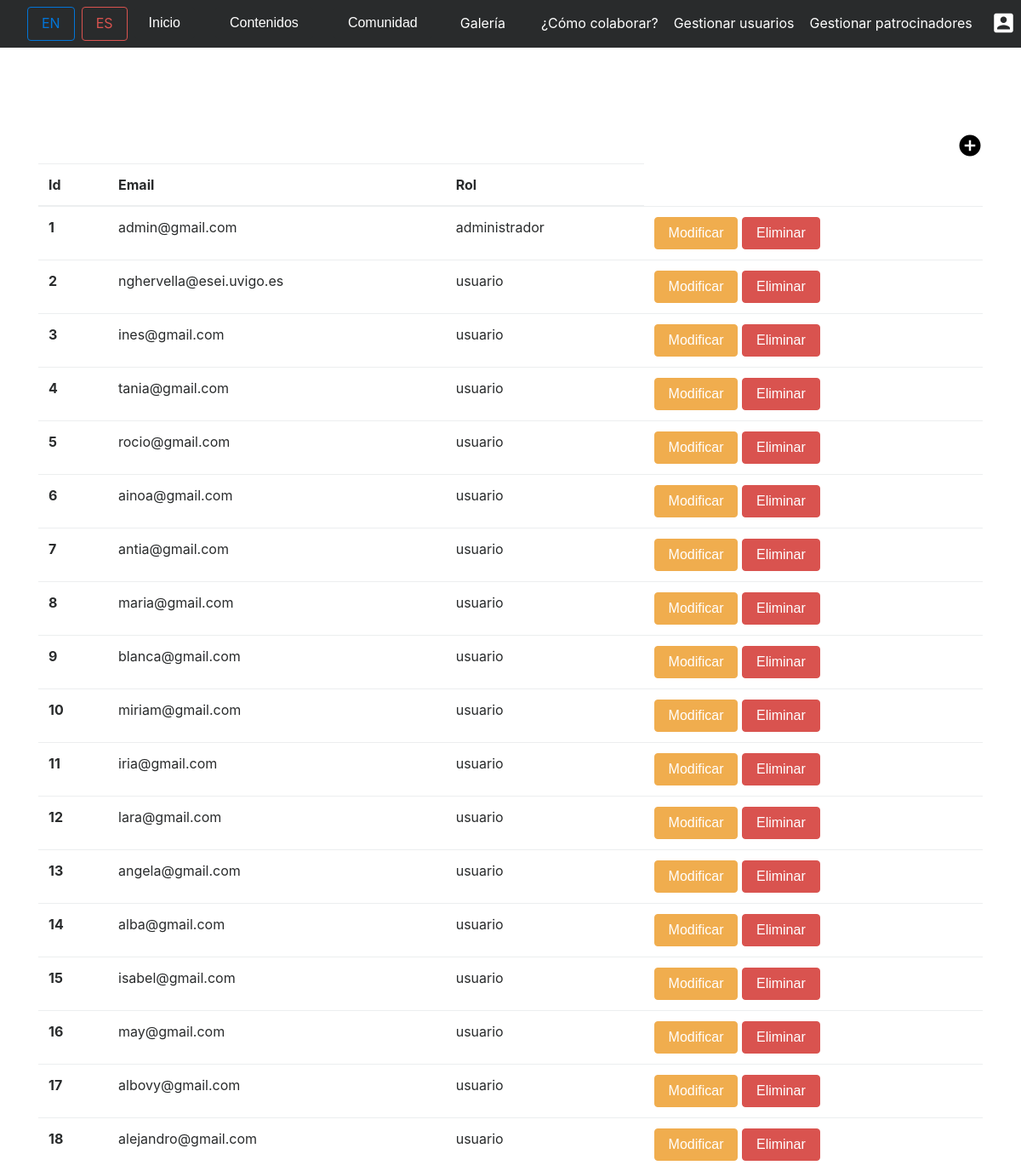
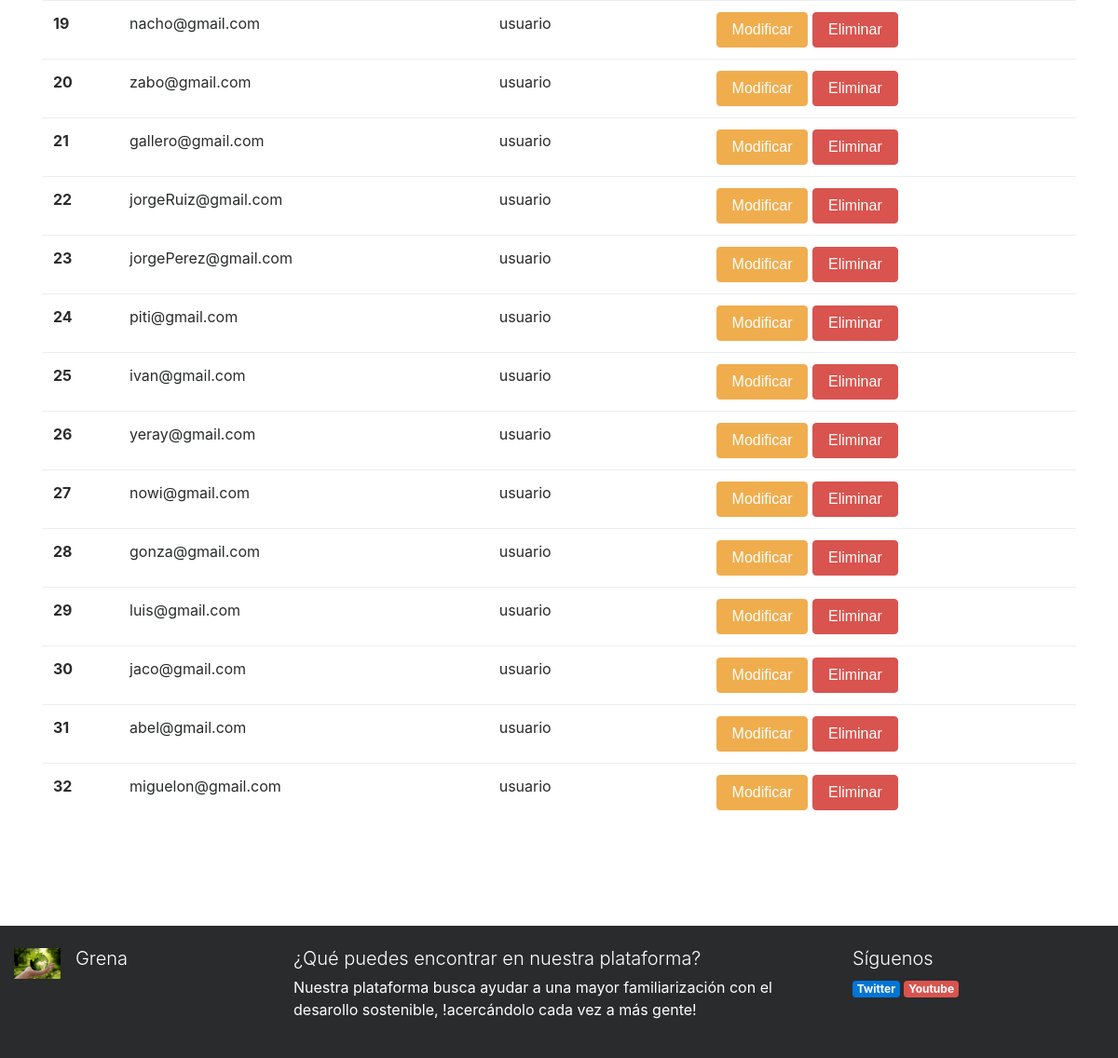
The page /index.php?controller=users&action=showall (signed in) on the database its author committed (2 pictures, top to bottom).
### tables this page shows
CREATE TABLE IF NOT EXISTS USUARIO(
		ID_USUARIO INT(10) AUTO_INCREMENT,
		USERNAME VARCHAR(255) NOT NULL UNIQUE,
		DNI VARCHAR(255) NOT NULL UNIQUE,
		TELEFONO VARCHAR(255) NOT NULL UNIQUE, 
		EMAIL VARCHAR(255) NOT NULL UNIQUE,
		DIRECCION VARCHAR(255) NOT NULL,
		GENERO ENUM("mujer","hombre") ,
		PASSWD VARCHAR(255) NOT NULL,
		ROL ENUM("usuario","administrador") DEFAULT "usuario",
		
		CONSTRAINT PK_USUARIO PRIMARY KEY(ID_USUARIO)

	);

### core/ViewManager.php (called while the page is built, shortened)
<?php
class ViewManager {
	private $variables = array();
	public function setVariable($varname, $value, $flash=false) {
		$this->variables[$varname] = $value;
	}
	public function getVariable($varname, $default=NULL) {
		if (!isset($this->variables[$varname])) {
			return $default;
		}
		return $this->variables[$varname];
	}
	public function render($controller, $viewname) {
		include(__DIR__."/../view/$controller/$viewname.php");
	}
	private static $viewmanager_singleton = NULL;
	public static function getInstance() {
		if (self::$viewmanager_singleton == null) {
			self::$viewmanager_singleton = new ViewManager();
		}
		return self::$viewmanager_singleton;
	}
}

### controller/UsersController.php (called while the page is built, shortened)
<?php
require_once(__DIR__."/../core/ViewManager.php");
require_once(__DIR__."/../core/I18n.php");
require_once(__DIR__."/../model/User.php");
require_once(__DIR__."/../model/UserMapper.php");
class UsersController extends BaseController {
	private $userMapper;
	public function __construct() {
		$this->userMapper = new UserMapper();
		$this->view->setLayout("default");
	}
	public function showAll() {
		$usuarios = $this->userMapper->findAll();
		$this->view->setVariable("usuarios", $usuarios);
		$this->view->render("users", "showall");
	}
}

### index.php (called while the page is built, shortened)
<?php
function run() {
	try {
		$controller = loadController($_GET["controller"]);
		$actionName = $_GET["action"];
		$controller->$actionName();
	} catch(Exception $ex) {
		die("An exception occured!!!!!".$ex->getMessage());
	}
}
function loadController($controllerName) {
	return new $controllerClassName();
}
run();
?>

### model/User.php (called while the page is built, shortened)
<?php
class User {
	private $id;
	private $email;
	private $rol;
	public function __construct($id=NULL,$username=NULL, $dni=NULL,$telefono=NULL,$email=NULL,$direccion=NULL,$genero=NULL,$passwd=NULL,$rol=NULL) {
		$this->id = $id;
		$this->email = $email;
		$this->rol = $rol;
	}
	public function getId() {
		return $this->id;
	}
	public function getEmail() {
		return $this->email;
	}
	public function getRol() {
		return $this->rol;
	}
}

### model/UserMapper.php (called while the page is built, shortened)
<?php
require_once(__DIR__."/../core/PDOConnection.php");
class UserMapper {
	private $db;
	public function __construct() {
		$this->db = PDOConnection::getInstance();
	}
	public function findAll() {
		$stmt = $this->db->query("SELECT * FROM USUARIO");
		$usuario_db = $stmt->fetchAll(PDO::FETCH_ASSOC);
		$usuarios = array();
		foreach ($usuario_db as $usuario) {
			array_push($usuarios, new User($usuario["ID_USUARIO"],
			$usuario["USERNAME"],
			$usuario["DNI"],
			$usuario["TELEFONO"],
			$usuario["EMAIL"],
			$usuario["DIRECCION"],
			$usuario["GENERO"],
			$usuario["PASSWD"],
			$usuario["ROL"]));
		}
		return $usuarios;
	}
}

### core/PDOConnection.php (called while the page is built)
<?php
class PDOConnection {
	private static $dbhost = "127.0.0.1";
	private static $dbname = "GRENA";
	private static $dbuser = "grena";
	private static $dbpass = "grena21";
	private static $db_singleton = null;
	public static function getInstance() {
		if (self::$db_singleton == null) {
			self::$db_singleton = new PDO(
			"mysql:host=".self::$dbhost.";dbname=".self::$dbname.";charset=utf8",
			self::$dbuser,
			self::$dbpass,
			array(
				PDO::ATTR_EMULATE_PREPARES => false,
				PDO::ATTR_ERRMODE => PDO::ERRMODE_EXCEPTION
			)
		);
	}
	return self::$db_singleton;
}
}
?>

### core/I18n.php (called while the page is built, shortened)
<?php
class I18n {
	private $messages;
	public function i18n($key) {
		if (isset($this->messages[$key])){
			return $this->messages[$key];
		}else{
			return $key;
		}
	}
	private static $i18n_singleton = null;
	public static function getInstance() {
		if (self::$i18n_singleton == NULL) {
			self::$i18n_singleton = new I18n();
		}
		return self::$i18n_singleton;
	}
}
function i18n($key) {
	return I18n::getInstance()->i18n($key);
}

### view/users/showall.php (the view, shortened to what this page needs)
<?php
require_once(__DIR__."/../../core/ViewManager.php");
$view = ViewManager::getInstance();
$usuarios = $view->getVariable("usuarios");
$x=0;
 ?>
<section class="container my-5 py-5">
<div class ="algright">
      <a  href="index.php?controller=users&amp;action=add"><i class="ml-2 mt-1 black  material-icons signup">add_circle</i> </a> </div>
<table class="table table-hover   ">
  <thead>
    <tr>
      <th scope="col ">Id</th>
      <th scope="col">Email</th>
      <th scope="col">Rol</th>
    </tr>
  </thead>
  <tbody>
   <?php while($x < count($usuarios))   { ?>
  <tr >
      <th scope="row" onclick="window.location.href='index.php?controller=users&amp;action=view&amp;id=<?=$usuarios[$x]->getId() ;?>'"><?= $usuarios[$x]->getId() ?></th>
      <td onclick="window.location.href='index.php?controller=users&amp;action=view&amp;id=<?=$usuarios[$x]->getId() ;?>'"><?= $usuarios[$x]->getEmail() ?></td>
      <td onclick="window.location.href='index.php?controller=users&amp;action=view&amp;id=<?=$usuarios[$x]->getId() ;?>'"><?= $usuarios[$x]->getRol() ?></td>
      <td> <button type="button" class="btn btn-warning" onclick="window.location.href='index.php?controller=users&amp;action=edit&amp;id=<?=$usuarios[$x]->getId() ;?>'"><?= i18n("Modificar")?></button>
        <button type="button" class="btn btn-danger" data-toggle="modal" data-target="#modalDeleteUser<?=$usuarios[$x]->getId() ;?>"><?= i18n("Eliminar")?></button>
</div> </td>
    </tr>
<?php $x = $x+1;} ?>
  </tbody>
</table>
   </section>

### css/style.css (style rules this page uses)
.black { color:black; }
.algright { text-align: right; }

### rows shown on the page
usuario: ID_USUARIO "1", EMAIL "admin@gmail.com", ROL "administrador"
usuario: ID_USUARIO "2", EMAIL "nghervella@esei.uvigo.es", ROL "usuario"
usuario: ID_USUARIO "3", EMAIL "ines@gmail.com", ROL "usuario"
usuario: ID_USUARIO "4", EMAIL "tania@gmail.com", ROL "usuario"
usuario: ID_USUARIO "5", EMAIL "rocio@gmail.com", ROL "usuario"
usuario: ID_USUARIO "6", EMAIL "ainoa@gmail.com", ROL "usuario"
usuario: ID_USUARIO "7", EMAIL "antia@gmail.com", ROL "usuario"
usuario: ID_USUARIO "8", EMAIL "maria@gmail.com", ROL "usuario"
usuario: ID_USUARIO "9", EMAIL "blanca@gmail.com", ROL "usuario"
usuario: ID_USUARIO "10", EMAIL "miriam@gmail.com", ROL "usuario"
usuario: ID_USUARIO "11", EMAIL "iria@gmail.com", ROL "usuario"
usuario: ID_USUARIO "12", EMAIL "lara@gmail.com", ROL "usuario"
usuario: ID_USUARIO "13", EMAIL "angela@gmail.com", ROL "usuario"
usuario: ID_USUARIO "14", EMAIL "alba@gmail.com", ROL "usuario"
usuario: ID_USUARIO "15", EMAIL "isabel@gmail.com", ROL "usuario"
usuario: ID_USUARIO "16", EMAIL "may@gmail.com", ROL "usuario"
usuario: ID_USUARIO "17", EMAIL "albovy@gmail.com", ROL "usuario"
usuario: ID_USUARIO "18", EMAIL "alejandro@gmail.com", ROL "usuario"
usuario: ID_USUARIO "19", EMAIL "nacho@gmail.com", ROL "usuario"
usuario: ID_USUARIO "20", EMAIL "zabo@gmail.com", ROL "usuario"
usuario: ID_USUARIO "21", EMAIL "gallero@gmail.com", ROL "usuario"
usuario: ID_USUARIO "22", EMAIL "jorgeRuiz@gmail.com", ROL "usuario"
usuario: ID_USUARIO "23", EMAIL "jorgePerez@gmail.com", ROL "usuario"
usuario: ID_USUARIO "24", EMAIL "piti@gmail.com", ROL "usuario"
usuario: ID_USUARIO "25", EMAIL "ivan@gmail.com", ROL "usuario"
usuario: ID_USUARIO "26", EMAIL "yeray@gmail.com", ROL "usuario"
usuario: ID_USUARIO "27", EMAIL "nowi@gmail.com", ROL "usuario"
usuario: ID_USUARIO "28", EMAIL "gonza@gmail.com", ROL "usuario"
usuario: ID_USUARIO "29", EMAIL "luis@gmail.com", ROL "usuario"
usuario: ID_USUARIO "30", EMAIL "jaco@gmail.com", ROL "usuario"
usuario: ID_USUARIO "31", EMAIL "abel@gmail.com", ROL "usuario"
usuario: ID_USUARIO "32", EMAIL "miguelon@gmail.com", ROL "usuario"

### other values the page prints
i18n("Inicio") "Inicio"
i18n("Contenidos") "Contenidos"
i18n("Comunidad") "Comunidad"
i18n("Galería") "Galería"
i18n("¿Cómo colaborar?") "¿Cómo colaborar?"
i18n("Gestionar usuarios") "Gestionar usuarios"
i18n("Gestionar patrocinadores") "Gestionar patrocinadores"
i18n("¿Qué puedes encontrar en nuestra plataforma?") "¿Qué puedes encontrar en nuestra plataforma?"
